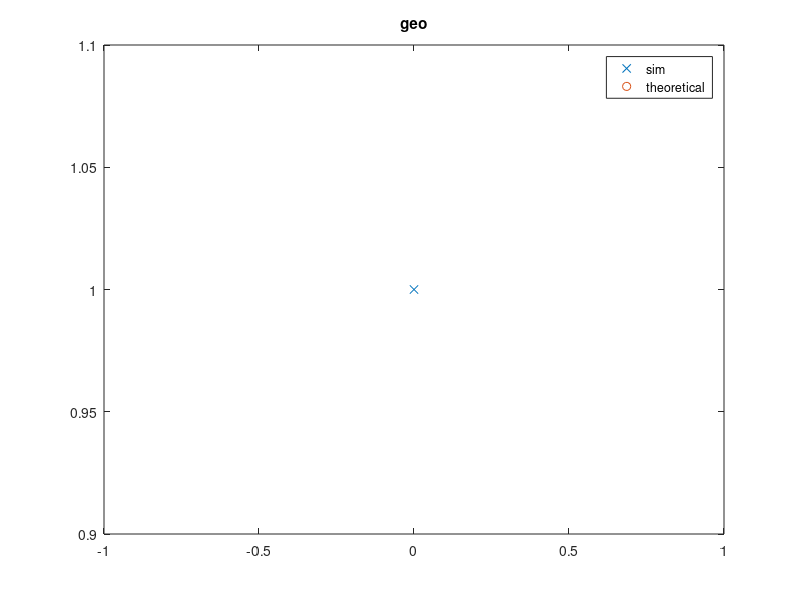

Source code (MATLAB):
clear all
clc

S=input("the number of simulations=");
p=input("probability of success=");

X=zeros(1,S);

for i=1:S
    %%the i-th simulation
    nofailures=0;
    while rand>=p
        nofailures=nofailures+1;
    end
    X(i)=nofailures;
end

U_X=unique(X);
n_X=hist(X,length(U_X));
rel_freq=n_X/S;

%[U_X;rel_freq]

plot(U_X,rel_freq,'x');
hold on;
plot(0:max(U_X),geopdf(0:max(U_X),p),'o');
hold off;
title('geo');
legend("sim","theoretical");